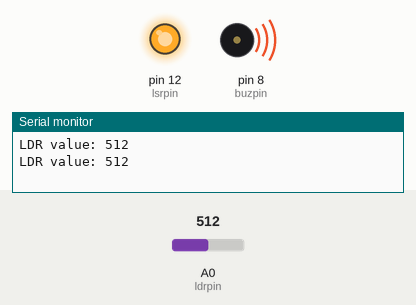
Bench run of a sketch on a simulated Arduino Uno, built with avr-gcc and run on an emulated ATmega328P. On the bench: output pins drawn as LEDs (lit = HIGH), buzzer (waves = sounding, pin HIGH), the last lines printed to the serial monitor. The test bench sets the inputs (shaded band); at power-on: A0 (ldrpin) = 512.

Above: at 3.9 s.
4.0 s: A0 (ldrpin) set to 1000
At 7.6 s:
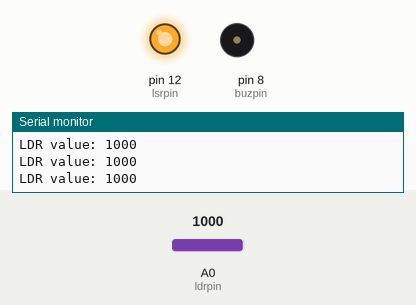
8.0 s: A0 (ldrpin) set to 975
At 9.3 s:
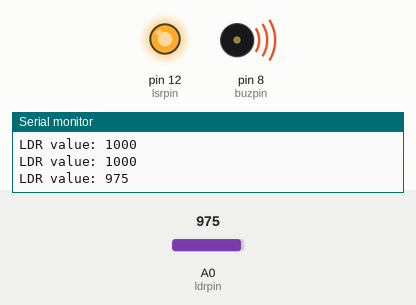
15.8 s: A0 (ldrpin) set to 1023
At 18.7 s:
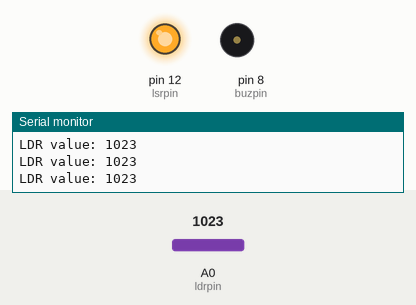
19.8 s: A0 (ldrpin) set to 980
At 21.1 s:
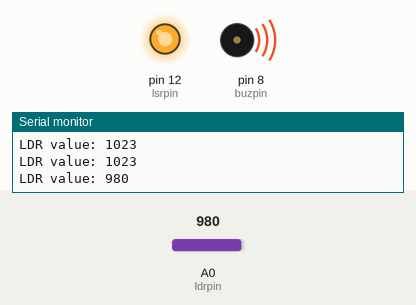
Timing chart, 0 to 27.6 s (numbered marks = the images above; inputs shaded):
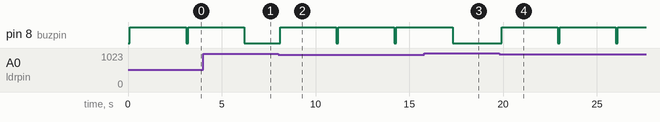

The sketch:

Laser_tripwire_system.ino
```cpp
int lsrpin = 12;
int ldrpin = A0;
int ldrval;
int buzpin = 8;
void setup() {
  Serial.begin(9600);
  pinMode(lsrpin,OUTPUT);
  pinMode(buzpin,OUTPUT);
  digitalWrite(lsrpin,HIGH);
}

void loop() {
  ldrval = analogRead(ldrpin);
  Serial.print("LDR value: ");
  Serial.println(ldrval);
  delay(100);
  if (ldrval<990) {
     digitalWrite(buzpin,HIGH);
     delay(3000);
     digitalWrite(buzpin,LOW);}
}
```

Measured:
- the behaviour switches between 990 and 989 on A0 (ldrpin) (found by bisection; images 1 and 2)
- after the input at 4.0 s, pin 8 (buzpin): goes on until 6.2 s, then stays LOW
- after the input at 8.0 s, pin 8 (buzpin): alternates HIGH for 3.0 s and LOW for 0.10 s, starting after 0.11 s
- after the input at 15.8 s, pin 8 (buzpin): goes on until 17.3 s, then stays LOW
- after the input at 19.8 s, pin 8 (buzpin): alternates HIGH for 3.0 s and LOW for 0.10 s, starting after 0.12 s
